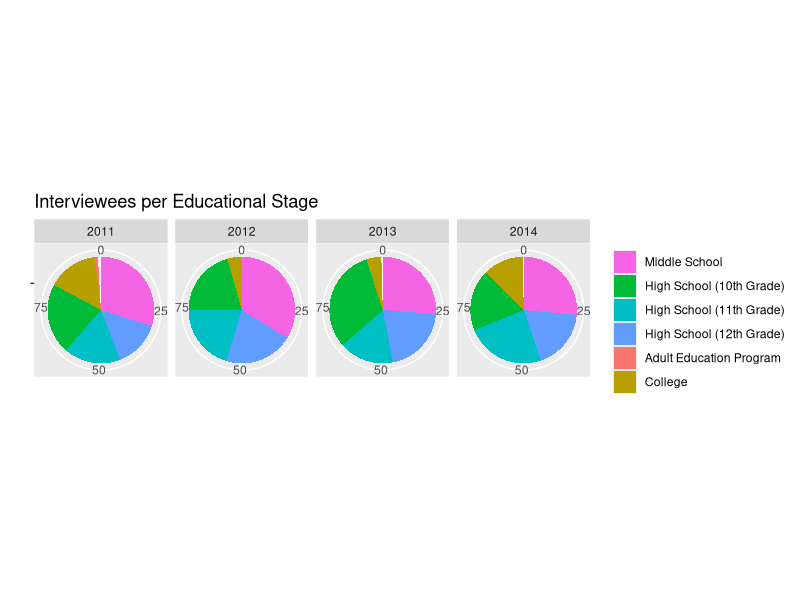
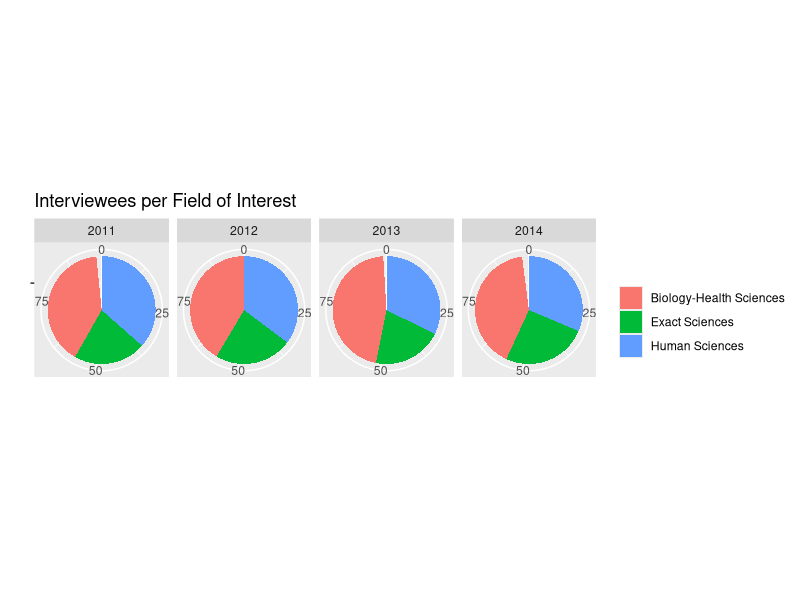
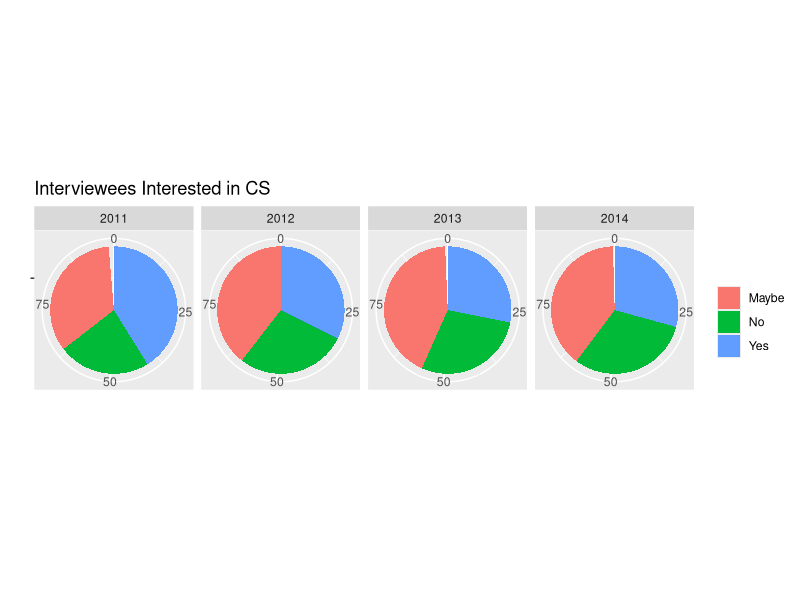

The R source for these figures, in order: (Note: this script raises an error after producing the figures.)
# file: script.R
# authors: Guilherme N. Ramos (gnramos@unb.br)
#          Roberto Mourão
#
# Script for analysis of data for the Meninas na Computação Project in
# the University of Brasília (http://meninas.cic.unb.br)

# Dependencies
for (pkg in c('readxl', 'readr', 'arules', 'ggplot2', 'reshape2',
              'gridExtra', 'stringr', 'knitr', 'agricolae'))
  if (!require(pkg, character.only=TRUE))
    ignore <- install.packages(pkg)

# Pretty printing
options('scipen'=100, 'digits'=2)

poll.answers <- read_excel('raw.xlsx', sheet='unificado', na='')

# Cleanup data
poll.answers$Q1 <- NULL
poll.answers$Q2 <- NULL
poll.answers$Serie <- stringr::str_trim(poll.answers$Serie, side='both')

# Girls only
poll.answers <- subset(poll.answers, poll.answers$Sexo == 'F')
poll.answers$Sexo <- NULL

# Translation
poll.answers$Serie[poll.answers$Serie=='Ensino Fundamental'] <- 'Middle School'
poll.answers$Serie[poll.answers$Serie=='Primeiro Ano'] <- 'High School (10th Grade)'
poll.answers$Serie[poll.answers$Serie=='Segundo Ano'] <- 'High School (11th Grade)'
poll.answers$Serie[poll.answers$Serie=='Terceiro Ano'] <- 'High School (12th Grade)'
poll.answers$Serie[poll.answers$Serie=='Supletivo'] <- 'Adult Education Program'
poll.answers$Serie[poll.answers$Serie=='Ensino Superior'] <- 'College'
poll.answers$Fara_Curso_Superior[poll.answers$Fara_Curso_Superior=='Biologicas e Saude'] <- 'Biology-Health Sciences'
poll.answers$Fara_Curso_Superior[poll.answers$Fara_Curso_Superior=='Humanas'] <- 'Human Sciences'
poll.answers$Fara_Curso_Superior[poll.answers$Fara_Curso_Superior=='Exatas'] <- 'Exact Sciences'
poll.answers$Fara_Computacao[poll.answers$Fara_Computacao=='Sim'] <- 'Yes'
poll.answers$Fara_Computacao[poll.answers$Fara_Computacao=='Nao'] <- 'No'
poll.answers$Fara_Computacao[poll.answers$Fara_Computacao=='Nao sei ainda'] <- 'Maybe'

# Processing
poll.answers <- as.data.frame(lapply(poll.answers, as.factor))

# Results per educational stage ################################################
educational.stage <- aggregate(x=list(total=poll.answers$Serie),
                               by=list(Year=poll.answers$Ano, Serie=poll.answers$Serie),
                               FUN=length)
by.year <- aggregate(x=list(Total=poll.answers$Serie),
                     by=list(Year=poll.answers$Ano),
                     FUN=length)

educational.stage <- merge(educational.stage, by.year)
educational.stage$Percentual <- (educational.stage$total * 100) / educational.stage$Total

p <- ggplot(data=educational.stage, aes(x='', y=Percentual, fill=Serie)) +
     geom_bar(width=1, stat='identity') +
     facet_grid(facets=. ~ Year) +
     coord_polar(theta='y', start=0) +
     scale_x_discrete() +
     xlab('') + ylab('') + labs(fill='') + # + labs(fill='Stage')
     ggtitle('Interviewees per Educational Stage') +
     scale_fill_discrete(breaks=c('Middle School', 'High School (10th Grade)', 'High School (11th Grade)', 'High School (12th Grade)', 'Adult Education Program', 'College'))
ggsave('EducationalStage.pdf', width=7, height=2)


# Results per interest in undergraduate field of study #########################
field.of.interest <- aggregate(x=list(total=poll.answers$Fara_Curso_Superior),
                               by=list(Year=poll.answers$Ano, Fara_Curso_Superior=poll.answers$Fara_Curso_Superior),
                               FUN=length)
by.year <- aggregate(x=list(Total=poll.answers$Fara_Curso_Superior),
                     by=list(Year=poll.answers$Ano),
                     FUN=length)

field.of.interest <- merge(field.of.interest, by.year)
field.of.interest$Percentual <- (field.of.interest$total * 100) / field.of.interest$Total

p <- ggplot(data=field.of.interest, aes(x='', y=Percentual, fill=Fara_Curso_Superior)) +
     geom_bar(width=1, stat='identity') +
     facet_grid(facets=. ~ Year) +
     coord_polar(theta='y', start=0) +
     scale_x_discrete() +
     xlab('') + ylab('') + labs(fill='') + # + labs(fill='Field')
     ggtitle('Interviewees per Field of Interest')
ggsave('FieldOfInterest.pdf', width=7, height=2)

# Results for interest in Computer Science #####################################
interest.in.CS <- aggregate(x=list(Quantidade=poll.answers$Fara_Computacao),
                            by=list(Year=poll.answers$Ano, Fara_Computacao=poll.answers$Fara_Computacao),
                            FUN=length)
by.year <- aggregate(x=list(Total=poll.answers$Fara_Computacao),
                     by=list(Year=poll.answers$Ano),
                     FUN=length)

interest.in.CS <- merge(interest.in.CS, by.year)
interest.in.CS$Percentual <- (interest.in.CS$Quantidade * 100) / interest.in.CS$Total

p <- ggplot(data=interest.in.CS, aes(x='', y=Percentual, fill=Fara_Computacao)) +
     geom_bar(width=1, stat='identity') +
     facet_grid(facets=. ~ Year) +
     coord_polar(theta='y', start=0) +
     scale_x_discrete() +
     xlab('') + ylab('') + labs(fill='') + # labs(fill='Ano')
     ggtitle('Interviewees Interested in CS')
ggsave('InterestInCS.pdf', width=7, height=2)

# Variance analysis ############################################################

# For girls who chose to
CS.choice <- data.frame(Fara_Computacao=levels(poll.answers$Fara_Computacao),
                        CS_Choice=c(1, 2, 3))
poll.answers <- merge(poll.answers, CS.choice)
CS.choice.index <- match('CS_Choice', names(poll.answers))

print('CS.choice.index')
print(CS.choice.index)

year.index <- match('Ano', names(poll.answers))
temp <- data.frame(Tratamento=poll.answers[, year.index],
                   CS_Choice=poll.answers[, CS.choice.index])

fit <- aov(CS_Choice ~ Tratamento, data=temp)
knit_print(anova(fit))
cat('\n')

knit_print(HSD.test(fit, 'Tratamento'))

par(mfrow=c(2,2))

pdf('ANOVA.pdf')
plot(fit)
dev.off()

# Other attributes
pdf('Variance.pdf')
for (i in (year.index + 1):(CS.choice.index-1)) {  # CS.choice.index is the last one
  temp <- data.frame(Tratamento=poll.answers[, i], CS_Choice=poll.answers[, CS.choice.index])

  nome <- colnames(poll.answers)[i]
  cat(paste('\nTratamento:', nome, '\n'))
  cat('\n')

  fit <- aov(CS_Choice ~ Tratamento, data=temp)
  knit_print(anova(fit))
  cat('\n')

  knit_print(HSD.test(fit, 'Tratamento'))

  # assign(nome, temp)

  par(mfrow=c(2,2))

  plot(fit)
}
dev.off()
